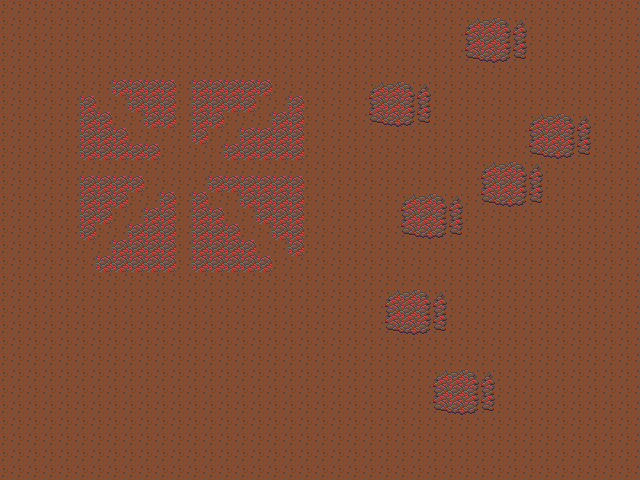

Below is a game level as drawn by its tile map, then a one-line description and the .tmx that defines it (tile-layer data replaced by summaries):
An orthogonal 40x30 tile map with 16x16 px tiles, 1 tile layer (Background_Layer), 12 tilesets.

<map version="1.0" tiledversion="1.1.2" orientation="orthogonal" renderorder="right-down" width="40" height="30" tilewidth="16" tileheight="16" infinite="0" nextobjectid="277">
 <tileset firstgid="1" name="Decor0" tilewidth="16" tileheight="16" tilecount="176" columns="8">
  <image source="../sprites/objects/Decor0.png" width="128" height="352" />
 </tileset>
 <tileset firstgid="177" name="Wall" tilewidth="16" tileheight="16" tilecount="1020" columns="20">
  <image source="../sprites/objects/Wall.png" width="320" height="816" />
 </tileset>
 <tileset firstgid="1197" name="Floor" tilewidth="16" tileheight="16" tilecount="819" columns="21">
  <image source="../sprites/objects/Floor.png" width="336" height="624" />
 </tileset>
 <tileset firstgid="2016" name="Pit0" tilewidth="16" tileheight="16" tilecount="256" columns="8">
  <image source="../sprites/objects/Pit0.png" width="128" height="512" />
 </tileset>
 <tileset firstgid="2272" name="Door0" tilewidth="16" tileheight="16" tilecount="40" columns="8">
  <image source="../sprites/objects/Door0.png" width="128" height="80" />
 </tileset>
 <tileset firstgid="2312" name="Ground0" tilewidth="16" tileheight="16" tilecount="56" columns="8">
  <image source="../sprites/objects/Ground0.png" width="128" height="112" />
 </tileset>
 <tileset firstgid="2368" name="Player0" tilewidth="16" tileheight="16" tilecount="120" columns="8">
  <image source="../sprites/characters/Player0.png" width="128" height="240" />
 </tileset>
 <tileset firstgid="2488" name="Tree0" tilewidth="16" tileheight="16" tilecount="264" columns="8">
  <image source="../sprites/objects/Tree0.png" width="128" height="528" />
 </tileset>
 <tileset firstgid="2752" name="Humanoid0" tilewidth="16" tileheight="16" tilecount="216" columns="8">
  <image source="../sprites/characters/Humanoid0.png" width="128" height="432" />
 </tileset>
 <tileset firstgid="2968" name="Cat0" tilewidth="16" tileheight="16" tilecount="40" columns="8">
  <image source="../sprites/characters/Cat0.png" width="128" height="80" />
 </tileset>
 <tileset firstgid="3008" name="Quadraped0" tilewidth="16" tileheight="16" tilecount="96" columns="8">
  <image source="../sprites/characters/Quadraped0.png" width="128" height="192" />
 </tileset>
 <tileset firstgid="3104" name="Container0" tilewidth="16" tileheight="16" tilecount="24" columns="8">
  <image source="../sprites/items/Chest0.png" width="128" height="48" />
 </tileset>
 <layer name="Background_Layer" width="40" height="30">
  <data>[1200 cells, 1200 non-empty, 13 distinct tile ids]</data>
 </layer>
</map>
